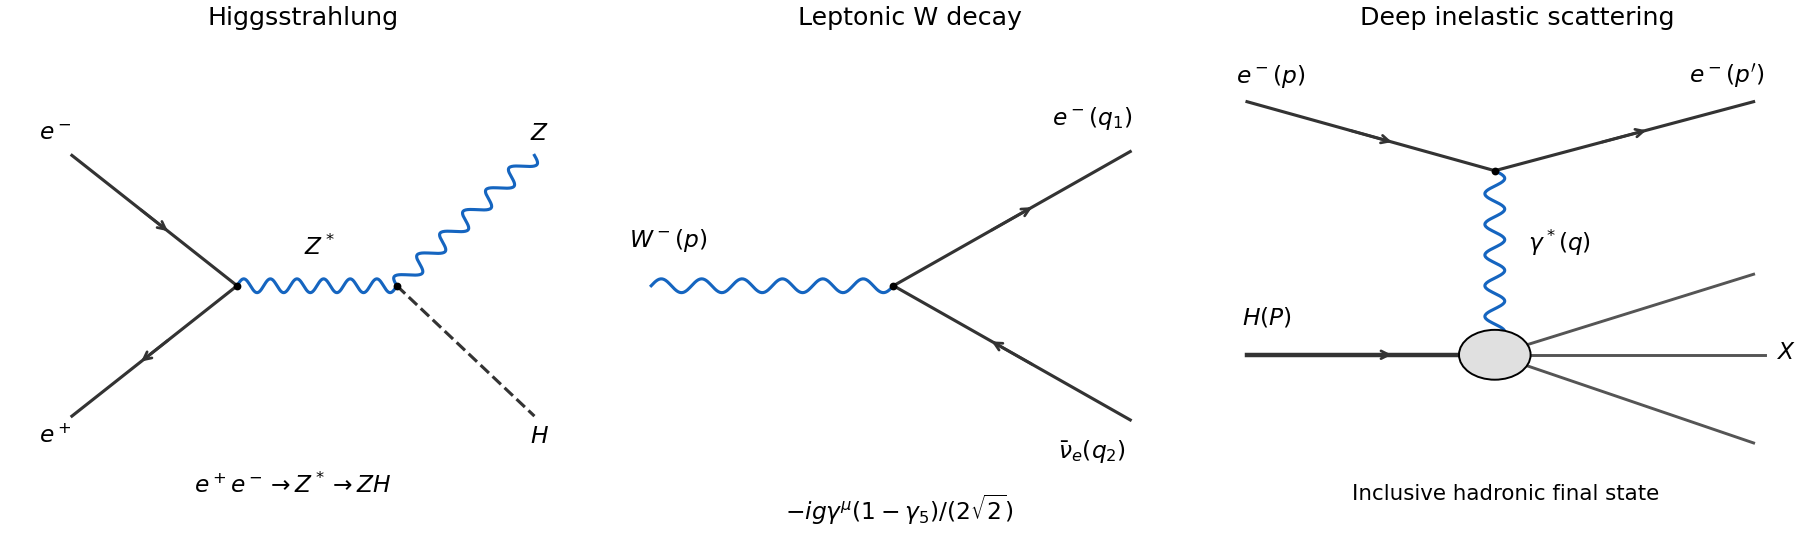

This chart was generated by the following Python code:
"""Electroweak processes; Python 3.14.4, NumPy 2.3.5, Matplotlib 3.10.7.
Output is an opaque basename PNG in caller CWD; honour caller MPLCONFIGDIR.
"""
import matplotlib
matplotlib.use('Agg')
import matplotlib.pyplot as plt
from matplotlib.patches import Circle
import numpy as np

def wave(ax,a,b):
    a,b=np.array(a),np.array(b);d=b-a;n=np.array([-d[1],d[0]])/np.linalg.norm(d)
    t=np.linspace(0,1,301);points=a[:,None]+d[:,None]*t+n[:,None]*.018*np.sin(12*np.pi*t)
    ax.plot(*points,color='#1565c0',lw=1.6)

def fermion(ax,a,b,reverse=False,lw=1.6):
    a,b=np.array(a),np.array(b)
    ax.plot([a[0],b[0]],[a[1],b[1]],color='#333333',lw=lw)
    u,v=(.60,.40) if reverse else (.40,.60)
    ax.annotate('',xy=a+v*(b-a),xytext=a+u*(b-a),arrowprops={'arrowstyle':'->','lw':1.4,'color':'#333333'})

fig,axs=plt.subplots(1,3,figsize=(13,4),layout='constrained')
ax=axs[0];a=(.4,.5);b=(.69,.5)
fermion(ax,(.1,.84),a);fermion(ax,(.1,.16),a,reverse=True);wave(ax,a,b)
wave(ax,b,(.94,.84));ax.plot([b[0],.94],[b[1],.16],'--',color='#333333',lw=1.6)
for x,y,t in [(.07,.88,r'$e^-$'),(.07,.09,r'$e^+$'),(.55,.58,r'$Z^*$'),(.95,.88,r'$Z$'),(.95,.09,r'$H$')]:ax.text(x,y,t,ha='center',fontsize=12)
ax.set_title('Higgsstrahlung',fontsize=13)
ax.text(.5,-.04,r'$e^+e^-\to Z^*\to ZH$',ha='center',fontsize=12)
ax.plot(*a,'o',color='black',ms=3);ax.plot(*b,'o',color='black',ms=3)
ax=axs[1];a=(.49,.5)
wave(ax,(.05,.5),a);fermion(ax,a,(.92,.85));fermion(ax,a,(.92,.15),reverse=True)
for x,y,t in [(.08,.60,r'$W^-(p)$'),(.85,.92,r'$e^-(q_1)$'),(.85,.05,r'$\bar\nu_e(q_2)$')]:ax.text(x,y,t,ha='center',fontsize=12)
ax.text(.5,-.11,r'$-ig\gamma^\mu(1-\gamma_5)/(2\sqrt{2})$',ha='center',fontsize=12)
ax.plot(*a,'o',color='black',ms=3);ax.set_title('Leptonic W decay',fontsize=13)
ax=axs[2];a=(.48,.8);b=(.48,.32)
fermion(ax,(.03,.98),a);fermion(ax,a,(.95,.98));wave(ax,a,b)
fermion(ax,(.03,.32),b,lw=2.3)
for end in [(.95,.09),(.97,.32),(.95,.53)]:ax.plot([b[0],end[0]],[b[1],end[1]],color='#555555',lw=1.5)
ax.add_patch(Circle(b,.065,facecolor='#e0e0e0',edgecolor='black',zorder=3))
ax.text(.01,1.03,r'$e^-(p)$',ha='left',fontsize=12);ax.text(.97,1.03,r"$e^-(p')$",ha='right',fontsize=12)
ax.text(.54,.59,r'$\gamma^*(q)$',fontsize=12);ax.text(.02,.40,r'$H(P)$',fontsize=12)
ax.text(.99,.31,r'$X$',ha='left',fontsize=12);ax.text(.5,-.06,'Inclusive hadronic final state',ha='center',fontsize=11)
ax.set_title('Deep inelastic scattering',fontsize=13);ax.plot(*a,'o',ms=3,color='black')
for ax in axs:ax.set(xlim=(-.02,1.06),ylim=(-.2,1.15));ax.axis('off')
fig.savefig('paper-54-processes.png',dpi=140,facecolor='white',transparent=False)
plt.close(fig)
